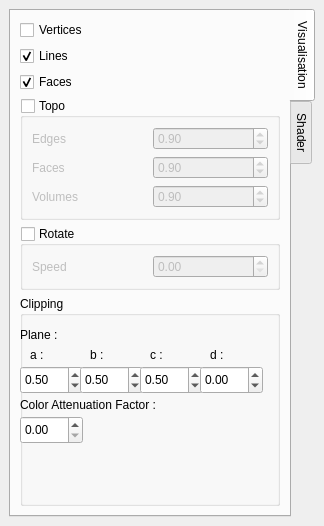
<?xml version="1.0" encoding="UTF-8"?>
<ui version="4.0">
 <class>DockWidget</class>
 <widget class="QDockWidget" name="DockWidget">
  <property name="geometry">
   <rect>
    <x>0</x>
    <y>0</y>
    <width>324</width>
    <height>526</height>
   </rect>
  </property>
  <property name="allowedAreas">
   <set>Qt::LeftDockWidgetArea|Qt::RightDockWidgetArea</set>
  </property>
  <property name="windowTitle">
   <string>Interface</string>
  </property>
  <widget class="QWidget" name="dockWidgetContents">
   <layout class="QGridLayout" name="gridLayout">
    <item row="0" column="0">
     <widget class="QTabWidget" name="tabWidget">
      <property name="tabPosition">
       <enum>QTabWidget::East</enum>
      </property>
      <property name="currentIndex">
       <number>0</number>
      </property>
      <widget class="QWidget" name="tab">
       <attribute name="title">
        <string>Visualisation</string>
       </attribute>
       <layout class="QGridLayout" name="gridLayout_6">
        <item row="0" column="0">
         <layout class="QVBoxLayout" name="verticalLayout">
          <item>
           <widget class="QCheckBox" name="checkBox_vertices">
            <property name="text">
             <string>Vertices</string>
            </property>
           </widget>
          </item>
          <item>
           <widget class="QCheckBox" name="checkBox_lines">
            <property name="text">
             <string>Lines</string>
            </property>
            <property name="checked">
             <bool>true</bool>
            </property>
           </widget>
          </item>
          <item>
           <widget class="QCheckBox" name="checkBox_faces">
            <property name="text">
             <string>Faces</string>
            </property>
            <property name="checked">
             <bool>true</bool>
            </property>
           </widget>
          </item>
          <item>
           <widget class="QGroupBox" name="groupBox_topo">
            <property name="enabled">
             <bool>true</bool>
            </property>
            <property name="title">
             <string>Topo</string>
            </property>
            <property name="checkable">
             <bool>true</bool>
            </property>
            <property name="checked">
             <bool>false</bool>
            </property>
            <layout class="QGridLayout" name="gridLayout_3">
             <item row="1" column="0">
              <layout class="QGridLayout" name="gridLayout_2">
               <item row="3" column="2">
                <widget class="QDoubleSpinBox" name="explod_phi2">
                 <property name="maximum">
                  <double>1.000000000000000</double>
                 </property>
                 <property name="singleStep">
                  <double>0.100000000000000</double>
                 </property>
                 <property name="value">
                  <double>0.900000000000000</double>
                 </property>
                </widget>
               </item>
               <item row="5" column="2">
                <widget class="QDoubleSpinBox" name="explod_phi3">
                 <property name="maximum">
                  <double>1.000000000000000</double>
                 </property>
                 <property name="singleStep">
                  <double>0.100000000000000</double>
                 </property>
                 <property name="value">
                  <double>0.900000000000000</double>
                 </property>
                </widget>
               </item>
               <item row="3" column="0">
                <widget class="QLabel" name="label_faces">
                 <property name="text">
                  <string>Faces</string>
                 </property>
                </widget>
               </item>
               <item row="5" column="0">
                <widget class="QLabel" name="label_volumes">
                 <property name="text">
                  <string>Volumes</string>
                 </property>
                </widget>
               </item>
               <item row="2" column="2">
                <widget class="QDoubleSpinBox" name="explod_phi1">
                 <property name="prefix">
                  <string/>
                 </property>
                 <property name="maximum">
                  <double>1.000000000000000</double>
                 </property>
                 <property name="singleStep">
                  <double>0.100000000000000</double>
                 </property>
                 <property name="value">
                  <double>0.900000000000000</double>
                 </property>
                </widget>
               </item>
               <item row="2" column="0">
                <widget class="QLabel" name="label_edges">
                 <property name="text">
                  <string>Edges</string>
                 </property>
                </widget>
               </item>
              </layout>
             </item>
            </layout>
           </widget>
          </item>
          <item>
           <widget class="QGroupBox" name="groupBox_rotate">
            <property name="title">
             <string>Rotate</string>
            </property>
            <property name="checkable">
             <bool>true</bool>
            </property>
            <property name="checked">
             <bool>false</bool>
            </property>
            <layout class="QGridLayout" name="gridLayout_5">
             <item row="0" column="0">
              <layout class="QGridLayout" name="gridLayout_4">
               <item row="0" column="0">
                <widget class="QLabel" name="label">
                 <property name="text">
                  <string>Speed</string>
                 </property>
                </widget>
               </item>
               <item row="0" column="1">
                <widget class="QDoubleSpinBox" name="doubleSpinBox"/>
               </item>
              </layout>
             </item>
            </layout>
           </widget>
          </item>
         </layout>
        </item>
        <item row="1" column="0">
         <widget class="QGroupBox" name="groupBox_clipping">
          <property name="enabled">
           <bool>true</bool>
          </property>
          <property name="title">
           <string>Clipping</string>
          </property>
          <widget class="QDoubleSpinBox" name="doubleSpinBox_aPlane">
           <property name="geometry">
            <rect>
             <x>0</x>
             <y>70</y>
             <width>63</width>
             <height>28</height>
            </rect>
           </property>
           <property name="minimum">
            <double>-99.989999999999995</double>
           </property>
           <property name="singleStep">
            <double>0.100000000000000</double>
           </property>
           <property name="value">
            <double>0.500000000000000</double>
           </property>
          </widget>
          <widget class="QDoubleSpinBox" name="doubleSpinBox_bPlane">
           <property name="geometry">
            <rect>
             <x>60</x>
             <y>70</y>
             <width>63</width>
             <height>28</height>
            </rect>
           </property>
           <property name="minimum">
            <double>-99.989999999999995</double>
           </property>
           <property name="singleStep">
            <double>0.100000000000000</double>
           </property>
           <property name="value">
            <double>0.500000000000000</double>
           </property>
          </widget>
          <widget class="QDoubleSpinBox" name="doubleSpinBox_cPlane">
           <property name="geometry">
            <rect>
             <x>120</x>
             <y>70</y>
             <width>63</width>
             <height>28</height>
            </rect>
           </property>
           <property name="minimum">
            <double>-99.989999999999995</double>
           </property>
           <property name="singleStep">
            <double>0.100000000000000</double>
           </property>
           <property name="value">
            <double>0.500000000000000</double>
           </property>
          </widget>
          <widget class="QDoubleSpinBox" name="doubleSpinBox_dPlane">
           <property name="geometry">
            <rect>
             <x>180</x>
             <y>70</y>
             <width>63</width>
             <height>28</height>
            </rect>
           </property>
           <property name="minimum">
            <double>-99.989999999999995</double>
           </property>
           <property name="singleStep">
            <double>0.100000000000000</double>
           </property>
          </widget>
          <widget class="QLabel" name="label_Plane">
           <property name="geometry">
            <rect>
             <x>0</x>
             <y>30</y>
             <width>69</width>
             <height>18</height>
            </rect>
           </property>
           <property name="text">
            <string>Plane :</string>
           </property>
          </widget>
          <widget class="QLabel" name="label_aPlane">
           <property name="geometry">
            <rect>
             <x>10</x>
             <y>50</y>
             <width>31</width>
             <height>18</height>
            </rect>
           </property>
           <property name="text">
            <string>a :</string>
           </property>
          </widget>
          <widget class="QLabel" name="label_bPlane">
           <property name="geometry">
            <rect>
             <x>70</x>
             <y>50</y>
             <width>31</width>
             <height>18</height>
            </rect>
           </property>
           <property name="text">
            <string>b :</string>
           </property>
          </widget>
          <widget class="QLabel" name="label_cPlane">
           <property name="geometry">
            <rect>
             <x>130</x>
             <y>50</y>
             <width>31</width>
             <height>18</height>
            </rect>
           </property>
           <property name="text">
            <string>c :</string>
           </property>
          </widget>
          <widget class="QLabel" name="label_dPlane">
           <property name="geometry">
            <rect>
             <x>190</x>
             <y>50</y>
             <width>31</width>
             <height>18</height>
            </rect>
           </property>
           <property name="text">
            <string>d :</string>
           </property>
          </widget>
          <widget class="QLabel" name="label_ColorAttenuationFactor">
           <property name="geometry">
            <rect>
             <x>0</x>
             <y>100</y>
             <width>201</width>
             <height>18</height>
            </rect>
           </property>
           <property name="text">
            <string>Color Attenuation Factor :</string>
           </property>
          </widget>
          <widget class="QDoubleSpinBox" name="doubleSpinBox_ColorAttenuationFactor">
           <property name="geometry">
            <rect>
             <x>0</x>
             <y>120</y>
             <width>63</width>
             <height>28</height>
            </rect>
           </property>
           <property name="singleStep">
            <double>1.000000000000000</double>
           </property>
          </widget>
         </widget>
        </item>
       </layout>
      </widget>
      <widget class="QWidget" name="tab_2">
       <attribute name="title">
        <string>Shader</string>
       </attribute>
       <layout class="QGridLayout" name="gridLayout_7">
        <item row="0" column="0">
         <layout class="QGridLayout" name="gridLayout_8">
          <item row="0" column="0">
           <widget class="QLabel" name="label_2">
            <property name="text">
             <string>Shader Editor</string>
            </property>
           </widget>
          </item>
          <item row="2" column="0">
           <widget class="QPushButton" name="compileButton">
            <property name="text">
             <string>Recompile</string>
            </property>
           </widget>
          </item>
          <item row="1" column="0">
           <widget class="QTabWidget" name="tabWidget_2">
            <property name="currentIndex">
             <number>0</number>
            </property>
            <widget class="QWidget" name="tab_3">
             <attribute name="title">
              <string>Vertex</string>
             </attribute>
             <layout class="QGridLayout" name="gridLayout_9">
              <item row="0" column="0">
               <widget class="QTextEdit" name="vertexEdit"/>
              </item>
             </layout>
            </widget>
            <widget class="QWidget" name="tab_4">
             <attribute name="title">
              <string>Fragment</string>
             </attribute>
             <layout class="QGridLayout" name="gridLayout_10">
              <item row="0" column="0">
               <widget class="QTextEdit" name="fragmentEdit"/>
              </item>
             </layout>
            </widget>
           </widget>
          </item>
         </layout>
        </item>
       </layout>
      </widget>
     </widget>
    </item>
   </layout>
  </widget>
 </widget>
 <resources/>
 <connections/>
</ui>
